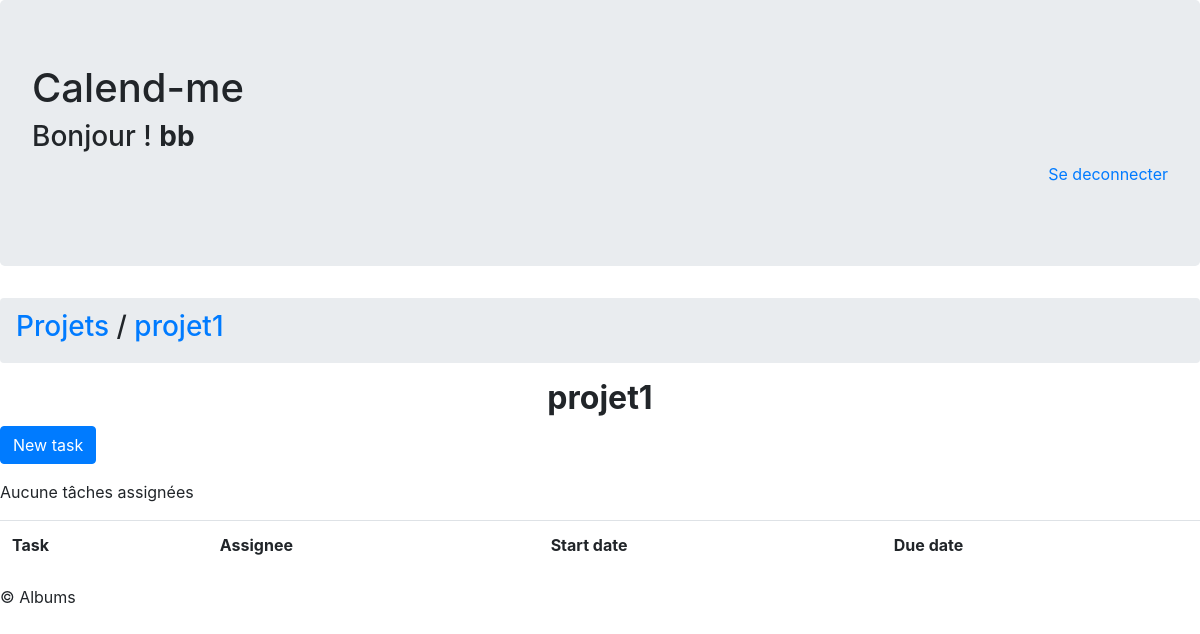
The app's page /taskmanager/project/1 (signed in), older data.
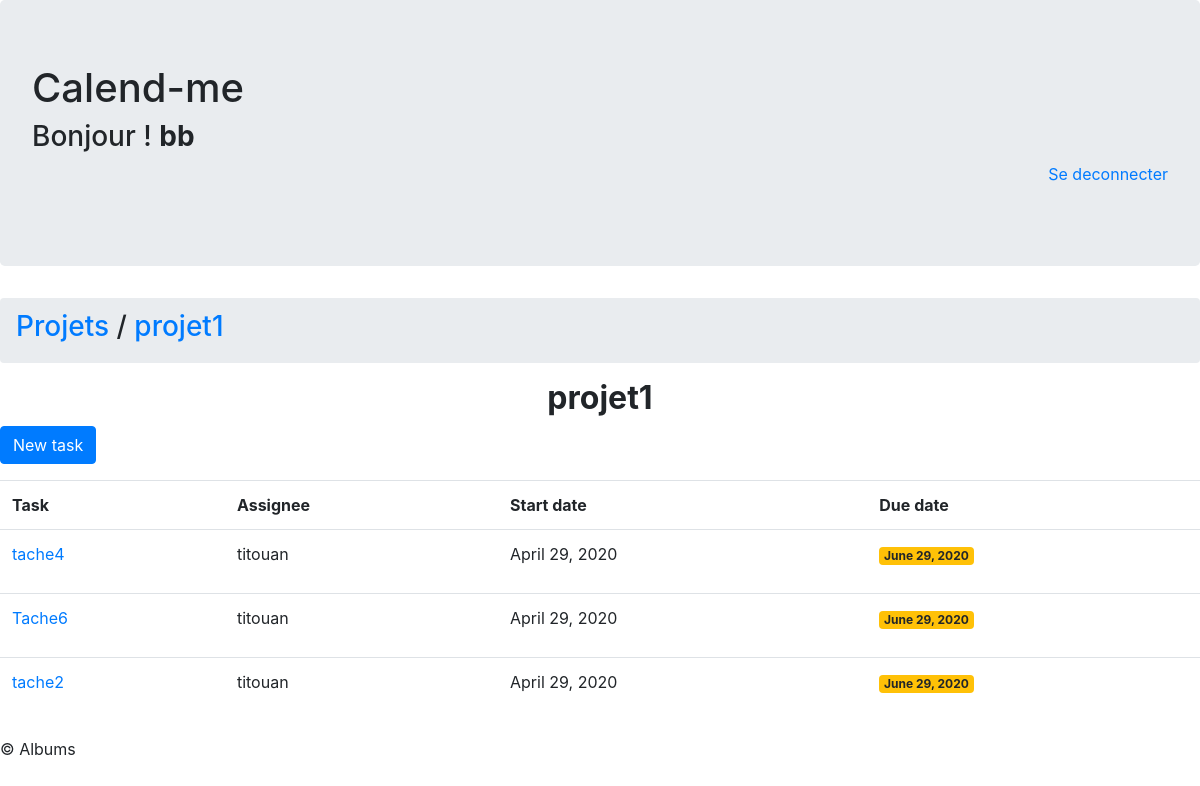
The same page, newer data.
### taskmanager/models.py (models this page shows, shortened)
class Project(models.Model):
    name = models.CharField(max_length = 200)
    members = models.ManyToManyField(User, related_name="Project")
    class Meta:
        verbose_name = "Project"

class Task(models.Model):
    project = models.ForeignKey('Project', on_delete=models.CASCADE)
    name = models.CharField(max_length= 200)
    description = models.CharField(max_length= 200)
    assignee = models.ForeignKey(User, on_delete=models.CASCADE)
    start_date = models.DateField()
    due_date = models.DateField()
    priority = models.IntegerField()
    status = models.ForeignKey('Status', on_delete=models.CASCADE)
    class Meta:
        verbose_name = "Task"

### taskmanager/views.py (the view)
# urls.py: path('project/<int:id>', views.project, name = 'liste_tache'),
@login_required
def project(request, id):
    tache = Task.objects.filter(project_id = id)
    project = Project.objects.get(id = id)
    return render(request,'taskmanager/project.html',{'taches' : tache, 'project' : project})

### taskmanager/templates/taskmanager/project.html (shortened to what this page needs)
{% extends "base.html" %}
{% block nav %}
  <h3><a href = "{% url 'project' %}">Projets</a> / <a href = "{% url 'liste_tache' id=project.id %}">{{project.name}}</a>
</h3>
{% endblock %}
{% block inter %}
<h2 style = "text-align:center"><b>{{project.name}}</b></h2>
{% endblock %}
{% block content %}
    <p><a href = "{% url 'new' id=project.id %}" type="button" class="btn btn-primary"> New task  </a></p>
    <table class = "table" >
    <tr>
        <th>Task</th>
        <th>Assignee</th>
        <th>Start date</th>
        <th>Due date</th>
    </tr>
    {% for tache in  taches %}
        <tr>
        <div class="tache">
            <td><a href = "{% url 'tache' id=tache.id %}">{{ tache.name }}</a></td>
             <td>{{ tache.assignee }}</td>
             <td>{{ tache.start_date }}</td>
            <td><p class="badge badge-warning">{{ tache.due_date }}</p></td>
        </div>
        </tr>
    {% empty %}
        <p>Aucune tâches assignées</p>
    {% endfor %}
    </table>
{% endblock %}

### templates/base.html (shortened to what this page needs)
<!DOCTYPE html>
<html lang="fr">
<head>
    <link rel="stylesheet" href="https://maxcdn.bootstrapcdn.com/bootstrap/4.4.1/css/bootstrap.min.css">
</head>
<body>
<header>
    <div class="jumbotron">
    <h1>Calend-me</h1>
        <h3>Bonjour ! <b>{{request.user}}</b></h3>
    <p style = "text-align:right" ><a href=" {% url 'logout' %}"> Se deconnecter</a></p>
    </div>
</header>
    <nav>
        <ul class="breadcrumb" >
       {% block nav %}
       {% endblock %}
        </ul>
   </nav>
   <section id="content">
    <div class="container-fluid">
           {% block inter %}
           {% endblock %}
       </div>
       {% block content %}{% endblock %}
   </section>
<footer>     &copy; Albums  </footer>
</body>
</html>

Row changes from the older to the newer data that the page shows:
added Task: name "tache4", assignee "titouan", start_date "April 29, 2020", due_date "June 29, 2020"
added Task: name "Tache6", assignee "titouan", start_date "April 29, 2020", due_date "June 29, 2020"
added Task: name "tache2", assignee "titouan", start_date "April 29, 2020", due_date "June 29, 2020"
Text that changed along with them:
text no longer shown: "Aucune tâches assignées"
